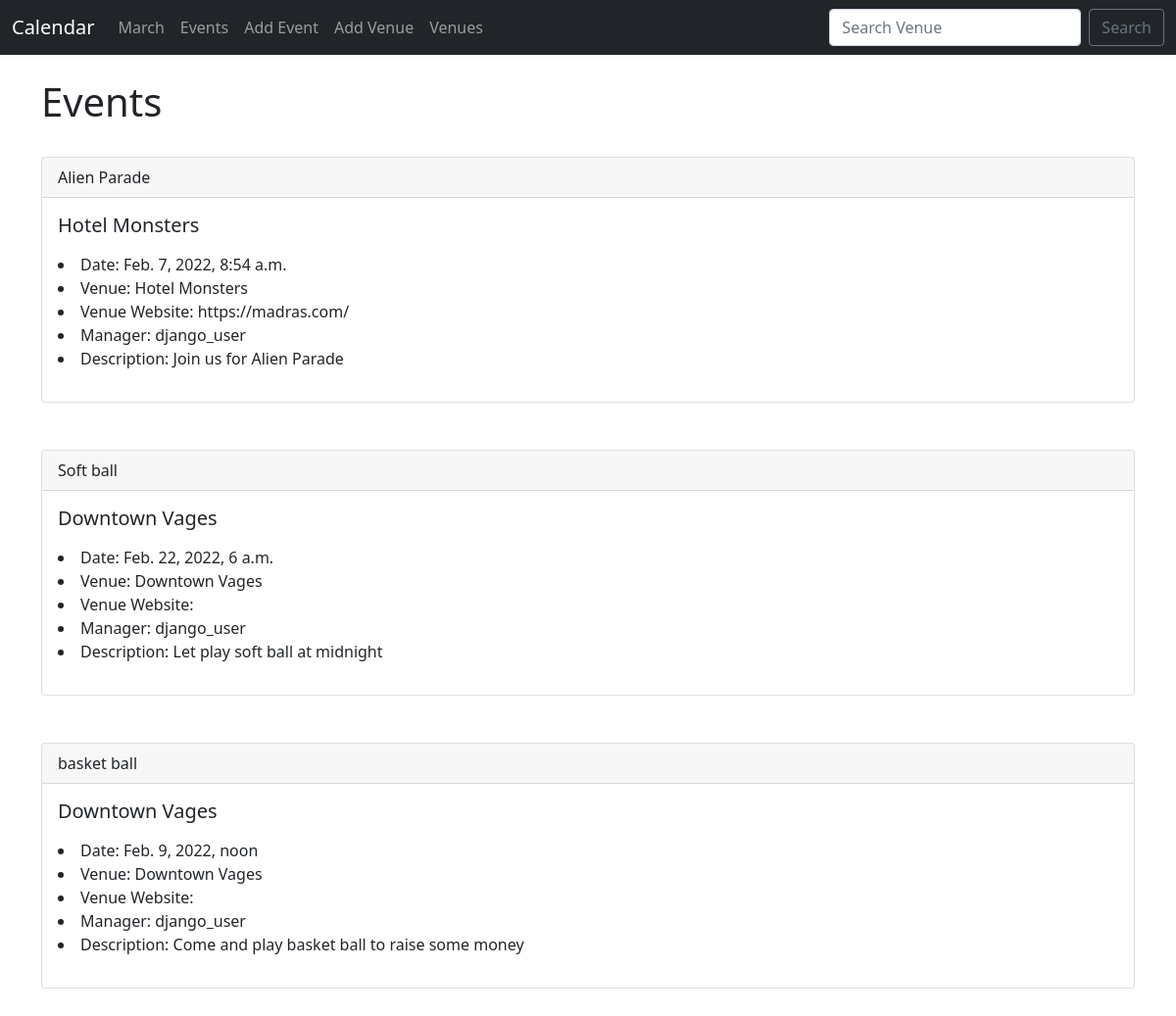
Before: /events with the older database file.
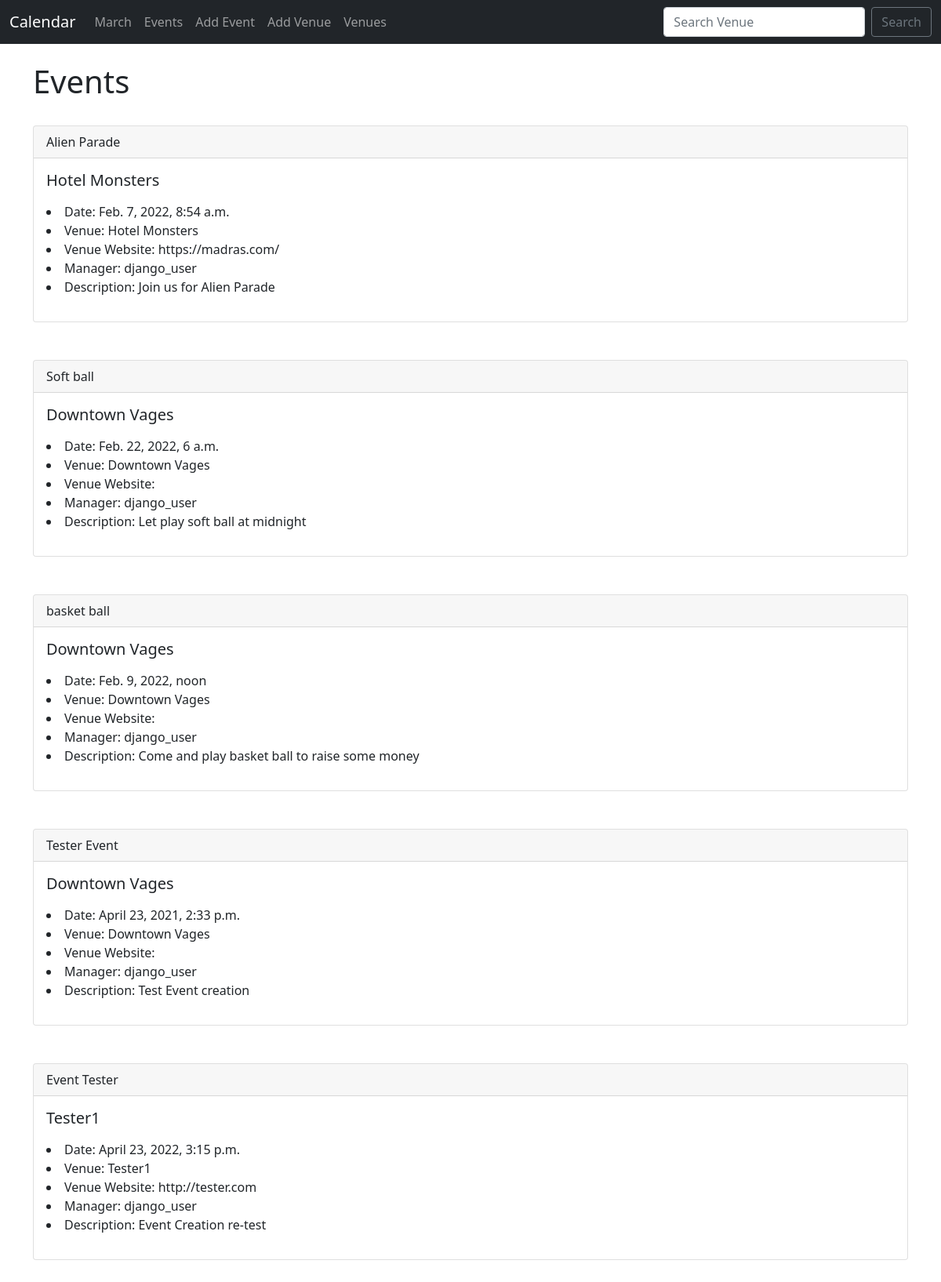
After: the same page with the newer database file.
### events/models.py (models this page shows)
class Event(models.Model):
    name = models.CharField('Event Name', max_length=122)
    event_date = models.DateTimeField('Event Date', )
    venue = models.ForeignKey(Venue, blank=True, null=True, on_delete=models.CASCADE)
    manager = models.ForeignKey(users, blank=True, null=True, on_delete=models.SET_NULL)
    description = models.TextField(blank = True)
    attendees = models.ManyToManyField(User, blank= True)
    def __str__(self):
        return self.name

class Venue(models.Model):
    name = models.CharField('Venue Name', max_length=122)
    address = models.CharField(max_length=300)
    zip_code = models.CharField('Zip Code', max_length=122)
    phone = models.CharField('Contact Phone', max_length=122, blank=True)
    web = models.URLField('Website Address', blank=True)
    email_address = models.EmailField('Email Address', blank=True)
    def __str__(self):
        return self.name

### events/views.py (the view)
# urls.py: path('events', views.all_events, name="list-events"),
def all_events(request):
    event_list = Event.objects.all()
    return render(request,
        "events/event_list.html",
        {
            "event_list": event_list
        })

### events/models.py (called while the page is built)
    def __str__(self):
        return self.first_name + ' ' + self.last_name

### events/templates/events/event_list.html
{% extends 'events/base.html' %}
{% block content %}
    <h1>Events</h1>
    <br>
    {% for event in event_list %}
    <div class="card">
        <div class="card-header">
            {{ event }}
        </div>
        <div class="card-body">
          <h5 class="card-title">{{ event.venue }}</h5>
          <p class="card-text">
            <li>Date: {{ event.event_date }}</li>
            <li>Venue: {{ event.venue }}</li>
            <li>Venue Website: {{ event.venue.web }}</li>
            <li>Manager: {{ event.manager }}</li>
            <li>Description: {{ event.description }}</li>
          </p>
        </div>
      </div>
        <br><br>
    {% endfor %}
{% endblock%}

### events/templates/events/base.html (shortened to what this page needs)
<!doctype html>
<html lang="en">
  <head>
    <link href="https://cdn.jsdelivr.net/npm/bootstrap@5.0.2/dist/css/bootstrap.min.css" rel="stylesheet">
  </head>
  <body>
      {% include 'events/navbar.html' %}
      <br>
      <div class="container">
        {% block content %}
        {% endblock %}
      </div>
  </body>
</html>

### events/templates/events/navbar.html (shortened to what this page needs)
<nav class="navbar navbar-expand-lg navbar-dark bg-dark">
    <div class="container-fluid">
      <a class="navbar-brand" href="{% url 'home' %}">Calendar</a>
      <div class="collapse navbar-collapse" id="navbarSupportedContent">
        <ul class="navbar-nav me-auto mb-2 mb-lg-0">
          <li class="nav-item">
            <a class="nav-link" href="{% url 'home' '2022' 'March' %}">March</a>
          </li>
          <li class="nav-item">
            <a class="nav-link" href="{% url 'list-events' %}">Events</a>
          </li>
          <li class="nav-item">
            <a class="nav-link" href="{% url 'add_event' %}">Add Event</a>
          </li>
          <li class="nav-item">
            <a class="nav-link" href="{% url 'add_venue' %}">Add Venue</a>
          </li>
          <li class="nav-item">
            <a class="nav-link" href="{% url 'list_venues' %}">Venues</a>
          </li>
        </ul>
        <form class="d-flex" method=POST action="{% url 'search_venues' %}">
          <input class="form-control me-2" type="search" placeholder="Search Venue" aria-label="Search" name="searched">
          <button class="btn btn-outline-secondary" type="submit">Search</button>
        </form>
      </div>
    </div>
  </nav>

Changed rows visible on the page:
added Event: name "Tester Event", venue "Downtown Vages", event_date "April 23, 2021, 2:33 p.m.", manager "django_user", description "Test Event creation"
added Event: name "Event Tester", venue "Tester1", event_date "April 23, 2022, 3:15 p.m.", venue.web "http://tester.com", manager "django_user", description "Event Creation re-test"
